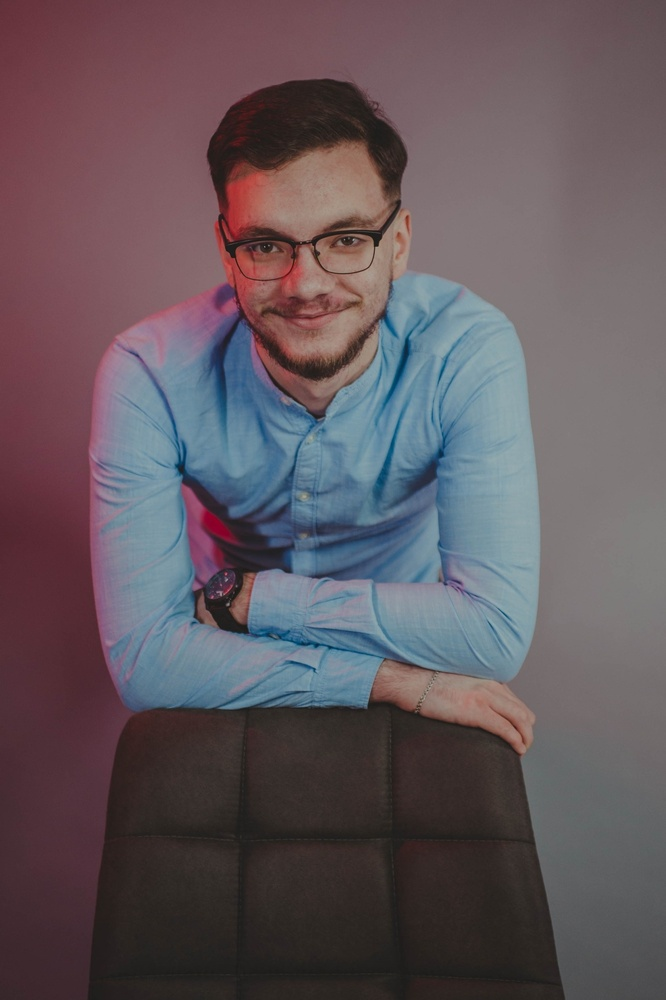
#> input picture images/andrei.jpg, 666 x 1000 px, shrunk from 1363 x 2048 before the run
$ python -i Tema2.py   (imports and definitions only)
#> lines starting #> are read from the running program, lines starting #| are printed output that depends on the picture; after the words box and inside, x2 and y2 are one past the last pixel; in counts of white or black regions, pixels touching at a corner belong together
#> further down, picture is the input picture: shape (1000, 666, 3); mean B, G, R 92.8, 86.9, 97.9
import numpy as np
import cv2
import pytesseract
from numpy import dot, exp, mgrid, pi, ravel, square, uint8, zeros
from itertools import product


class Tema2:

    def grayscale(self,image):
        # Transformam toti pixelii in pixeli gray
        r, g, b = image[:,:,0], image[:,:,1], image[:,:,2]
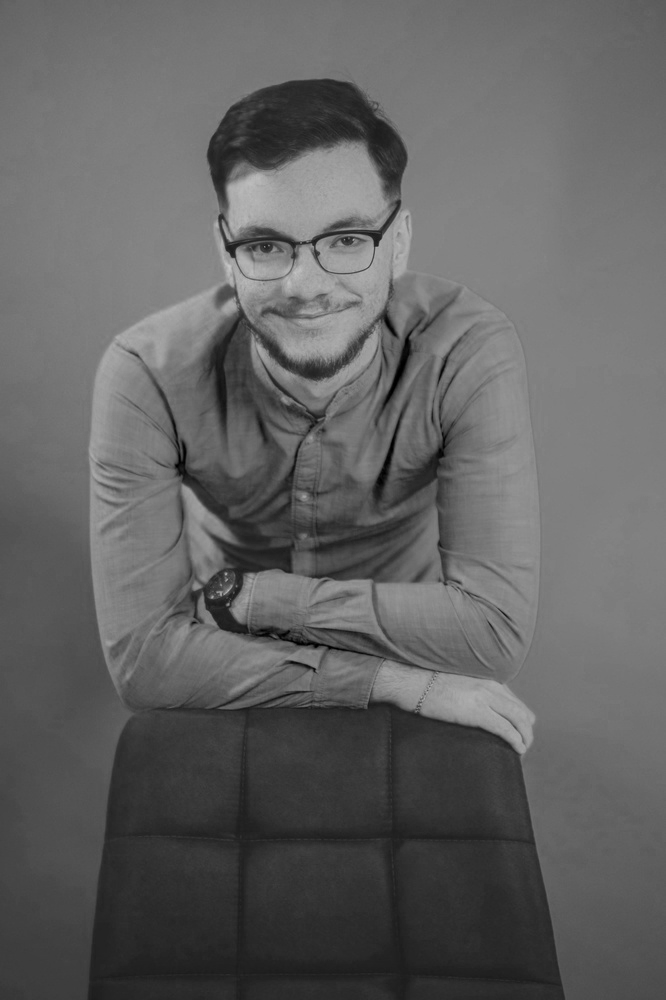
#> b: shape (1000, 666); min 0, max 199, mean 97.9
        gray = 0.2989 * r + 0.5870 * g + 0.1140 * b

        return gray


    def gen_gaussian_kernel(self, k_size, sigma):
        # Calculam kernelul gaussian conform teoriei
        # Sursa(1): https://pages.stat.wisc.edu/~mchung/teaching/MIA/reading/diffusion.gaussian.kernel.pdf
        center = k_size // 2
        x, y = mgrid[0 - center : k_size - center, 0 - center : k_size - center]
        g = 1 / (2 * pi * sigma) * exp(-(square(x) + square(y)) / (2 * square(sigma)))
        return g


    def gaussian_filter(self, image, k_size, sigma):
        # Extragem inaltime si latimea imaginii
#> called with k_size = 5, sigma = 0.8
        height, width = image.shape[0], image.shape[1]
#> height = 1000; width = 666

        # Calculam latimea si inaltime
        # Luand in considerare parametrul de nucleu furnizat
        dst_height = height - k_size + 1
#> dst_height = 996
        dst_width = width - k_size + 1
#> dst_width = 662

        # Construim imaginea conform teoriei
        image_array = zeros((dst_height * dst_width, k_size * k_size))
        row = 0
        for i, j in product(range(dst_height), range(dst_width)):
            window = ravel(image[i : i + k_size, j : j + k_size])
            image_array[row, :] = window
            row += 1
#> after the loop, row = 659352

        # Transformam kernelul intr-o forma (k patrat, 1)
        gaussian_kernel = self.gen_gaussian_kernel(k_size, sigma)
        filter_array = ravel(gaussian_kernel)

        # Facem produsul celor 2: imagine si filtrul
        # Facem reshape
        # Transformam rezultatul in 8 canale
        dst = dot(image_array, filter_array).reshape(dst_height, dst_width).astype(uint8)

        # Returnam
        return dst

    def blur(self, image):
        image = self.gaussian_filter(image, 5, sigma=0.8)

        return image

    def sobel(self, image):
        # Aplicam pe imagine grayscale
        # Apoi ii aplicam un gaussian blur
        # Aceste 2 operatii pentru netezirea imaginii
        image = self.blur(self.grayscale(image))

        # Initializm o matrice de convolutie
        # de marimea imaginii, dar cu pixelii setati pe 0
        convolved = np.zeros(image.shape)

        # Initializam 2 matrici
        # Una petru orizontal, una pentru vertical
        # Sursa(1): https://en.wikipedia.org/wiki/Sobel_operator
        # Sursa(2): Lab SPG
        G_x = np.zeros(image.shape)
        G_y = np.zeros(image.shape)

        # Extragem tuplul cu marimea imaginii
        size = image.shape
#> size = (996, 662)

        # Declaram la fel ca mai sus
        # 2 matrici orizontal, si vertical pentru kernenul filtrului
        # Sursa(1): Lab SPG
        # Sursa(2): Implementare matlab https://en.wikipedia.org/wiki/Sobel_operator
        kernel_x = np.array(([-1, 0, 1], [-2, 0, 2], [-1, 0, 1]))
        kernel_y = np.array(([-1, -2, -1], [0, 0, 0], [1, 2, 1]))


        # Completam matricile orizontale si verticale
        # Conform teoriei
        # https://en.wikipedia.org/wiki/Sobel_operator
        for i in range(1, size[0] - 1):
            for j in range(1, size[1] - 1):
                G_x[i, j] = np.sum(np.multiply(image[i - 1 : i + 2, j - 1 : j + 2], kernel_x))
                G_y[i, j] = np.sum(np.multiply(image[i - 1 : i + 2, j - 1 : j + 2], kernel_y))
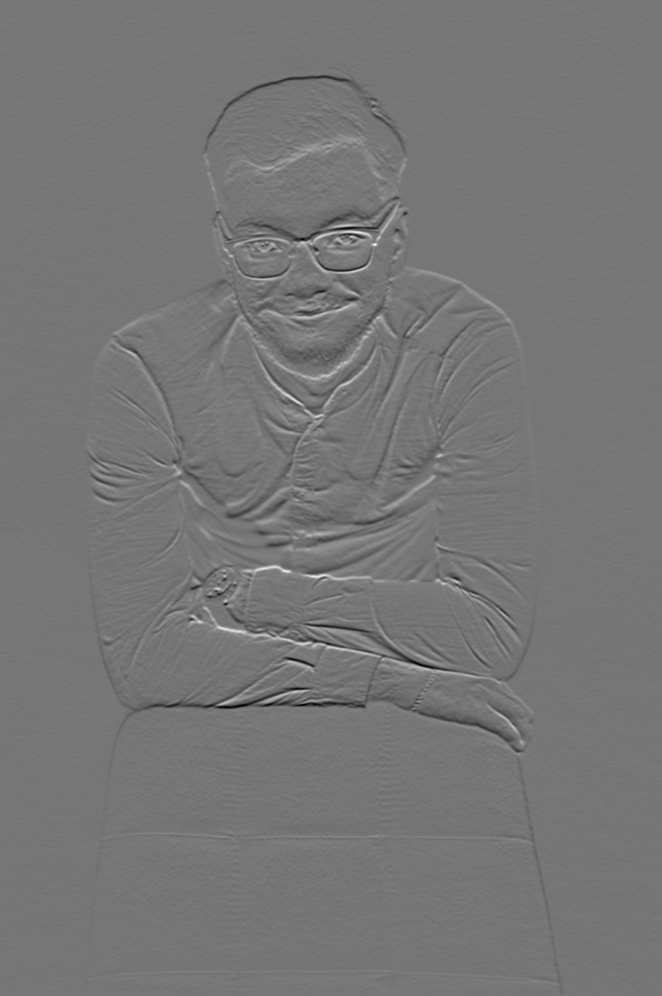
#> G_y: shape (996, 662) float64; min -210, max 242, mean -0.2; drawn with min black and max white

        # Pentru a forma imaginea la loc
        # Vom folosi operatia de convolutie conform teoriei
        convolved = np.sqrt(np.square(G_x) + np.square(G_y))
        convolved = np.multiply(convolved, 255.0 / convolved.max())

        angles = np.rad2deg(np.arctan2(G_y, G_x))
        angles[angles < 0] += 180
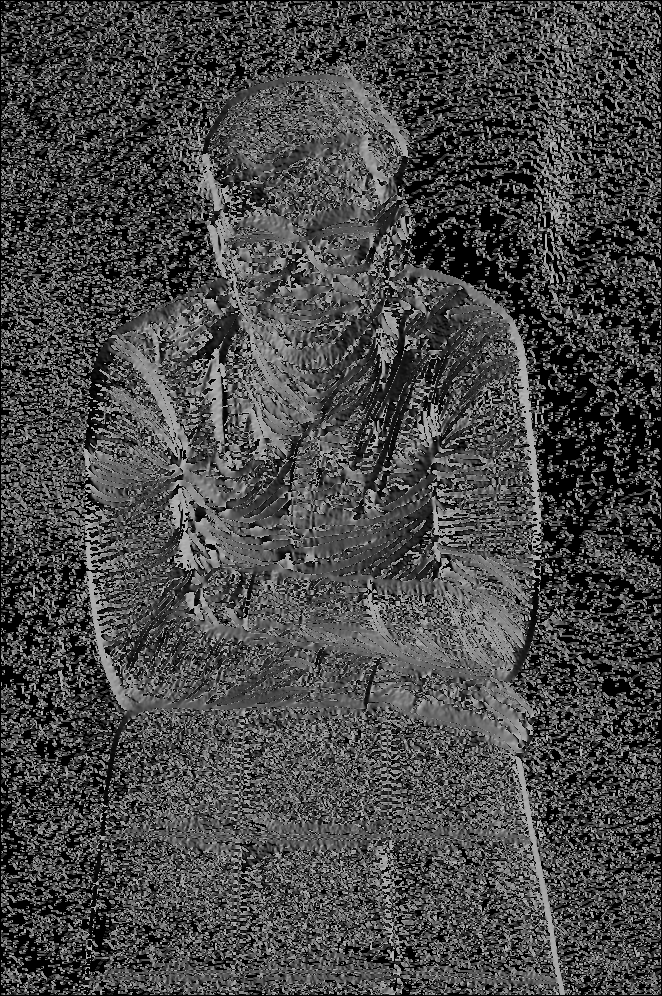
#> angles: shape (996, 662) float64; min 0, max 180, mean 72.4

        # Transformam imaginea in 8 canale
        convolved = convolved.astype('uint8')

        # Returnam imaginea si unghiurile
        return convolved, angles

    def nms(self, image, angles):
        # Extragem tuplul cu dimensiunile
        size = image.shape
#> size = (996, 662)

        # Initializam o matrice de
        # dimensiunea imaginii
        suppressed = np.zeros(size)

        # Iteram prin pixelii imaginii
        # Si incercam sa gasim
        for i in range(1, size[0] - 1):
            for j in range(1, size[1] - 1):
                if (0 <= angles[i, j] < 22.5) or (157.5 <= angles[i, j] <= 180):
                    value_to_compare = max(image[i, j - 1], image[i, j + 1])
                elif (22.5 <= angles[i, j] < 67.5):
                    value_to_compare = max(image[i - 1, j - 1], image[i + 1, j + 1])
                elif (67.5 <= angles[i, j] < 112.5):
                    value_to_compare = max(image[i - 1, j], image[i + 1, j])
                else:
                    value_to_compare = max(image[i + 1, j - 1], image[i - 1, j + 1])

                if image[i, j] >= value_to_compare:
                    suppressed[i, j] = image[i, j]
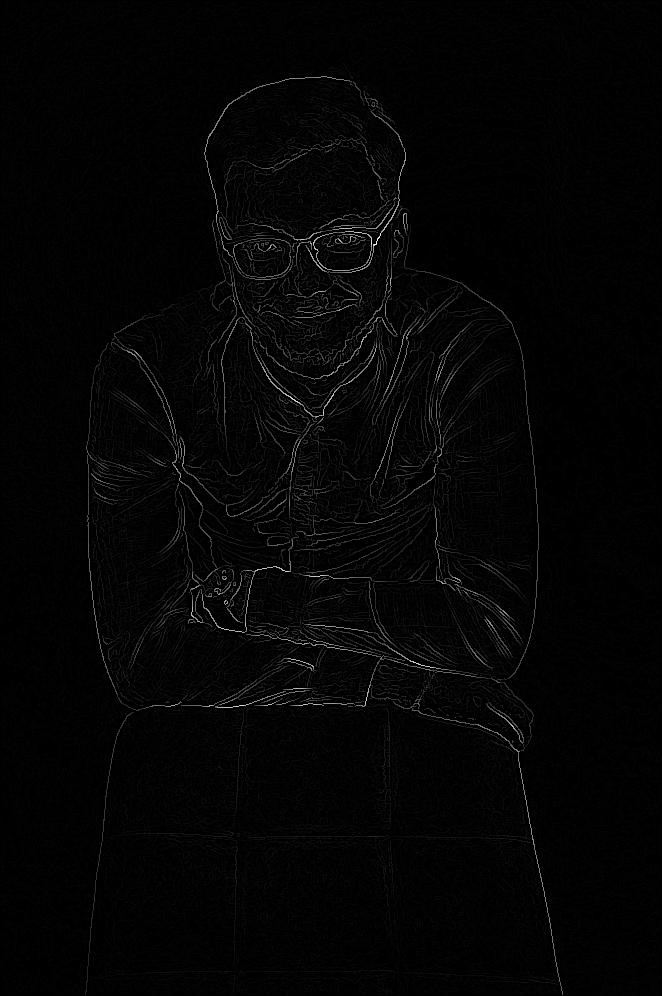
#> suppressed: shape (996, 662) float64; min 0, max 255, mean 4.2

        suppressed = np.multiply(suppressed, 255.0 / suppressed.max())


        return suppressed

    def double_threshold_hysteresis(self, image, low, high):
        # Definim tresholdul minim si maxim
#> called with low = 0, high = 50
        weak = 50
        strong = 255

        # Extragm tuplul cu dimensiunile imaginii
        size = image.shape
#> size = (996, 662)

        # Initializam rezultatul ca fiind o matrice
        # De dimensiunea imaginii initiale
        result = np.zeros(size)

        # Extragem edge-urile care se incadreaza la weak si storng
        weak_x, weak_y = np.where((image > low) & (image <= high))
        strong_x, strong_y = np.where(image >= high)
#> strong_x = 13137 values from 76 to 994; strong_y = 13137 values, max 562 at index 13133, min 86 at index 6534, mean 321.6

        # Setam in matricea rezultat
        # Calculele anterioare
        result[strong_x, strong_y] = strong
        result[weak_x, weak_y] = weak

        # Definim directiile orizontale si verticale
        dx = np.array((-1, -1, 0, 1, 1, 1, 0, -1))
        dy = np.array((0, 1, 1, 1, 0, -1, -1, -1))

        # Calculam edge-urile care raman in imagine
        while len(strong_x):
            x, y = strong_x[0], strong_y[0]
            strong_x, strong_y = np.delete(strong_x, 0), np.delete(strong_y, 0)
            for direction in range(len(dx)):
                new_x = x + dx[direction]
                new_y = y + dy[direction]
                if((new_x >= 0 & new_x < size[0] & new_y >= 0 & new_y < size[1]) and (result[new_x, new_y]  == weak)):
                    result[new_x, new_y] = strong
                    np.append(strong_x, new_x)
                    np.append(strong_y, new_y)
#> this loop made 13137 passes
#> (x, y) on passes 1 to 3: (76, 321), (76, 322), (76, 323)
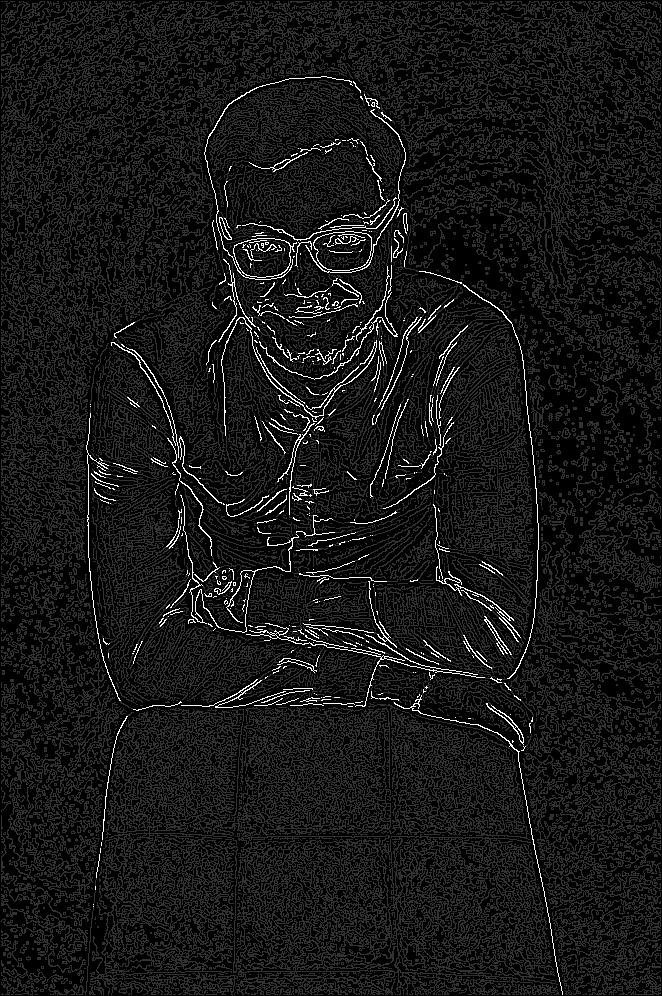
#> result: shape (996, 662) float64; min 0, max 255, mean 22.4
#> after the loop, strong_x = empty array; strong_y = empty array

        result[result != strong] = 0
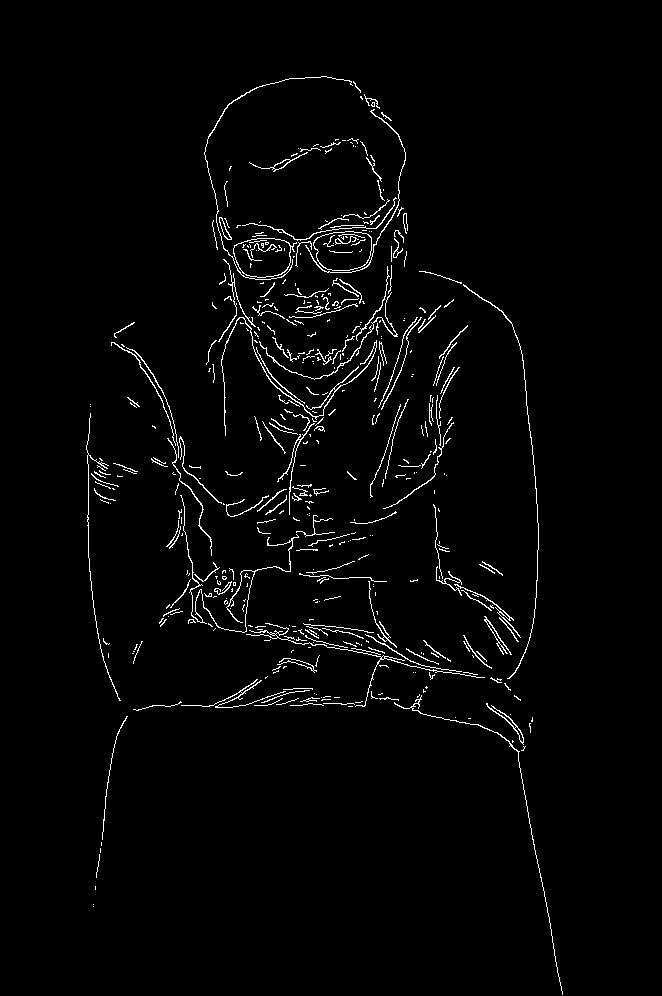
#> result: shape (996, 662) float64; 2.2% white in thin lines or dots, all inside (x1, y1, x2, y2) = (86, 76, 563, 995)
#> in inverse_image, `mask = np.full(image.shape, 255)`: mask: shape (996, 662) int64; every value is 255
        return result

    def canny(self, image, low, high):
        # Pentru a aplica filtrul CANNY
        # Trebuie sa urmam pasii de mai jos:

        # Aplicam sobel pe imagine
        image, angles = self.sobel(image)

        # Aplicam NMS (non-maxima supression)
        # Pentru a minimiza contururile ne-necesare
        image = self.nms(image, angles)

        # Aplicam Hysteresis thresholding
        # Pentru a netezi imaginea si a scoate in evidenta contururile
        image = self.double_threshold_hysteresis(image, low, high)

        return image


    # Paper: https://hackernoon.com/learn-k-means-clustering-by-quantizing-color-images-in-python
    # Reducerea culorilor folosind K-MEANS (BONUS)
    def reduce_colors(self,image, num_colors):

        # Convertim imaginea pentru cele 3 canale
#> called with num_colors = 16
        pixels = image.reshape(-1, 3).astype(np.float32)

        # Initializam clustere cu centre random
        indices = np.random.randint(0, pixels.shape[0], num_colors)
#> indices = [305711, 435829, 117952, 152315, 359783, 304137, 122579, 610581, 448242, 374564, 310744, 170584, 604474, 541377, 370775, 255653]
        centroids = pixels[indices]
#> centroids = 16 rows, first 8: [65, 55, 102], [152, 138, 132], [88, 81, 124], [120, 118, 130], [164, 152, 124], [79, 48, 9], [82, 74, 121], [41, 45, 50]

        # Repeteam algoritmul pana converge conform teoriei
        for _ in range(10):
            # Calculam pentru fiecare pixel distanta folosind formula din paper
            # Pentru fiecare pixel ii asignam cel mai apropait centru
            distances = np.sqrt(((pixels - centroids[:, np.newaxis])**2).sum(axis=2))
            closest_centroids = np.argmin(distances, axis=0)

            # Actualizam centrele
            for i in range(num_colors):
                points = pixels[closest_centroids == i]
                if len(points) != 0:
                    centroids[i] = points.mean(axis=0)
#> after the loop, centroids = 16 rows, first 8: [66.59, 58.06, 108.4], [148.5, 126.2, 92.11], [91.18, 84.01, 120.7], [117.1, 123.1, 158.5], [158.6, 141.7, 114.6], [103.7, 73.05, 41.6], [78.09, 72.07, 123.1], [42.98, 43.9, 55.38]

        # Inlocuim fiecare pixel cu centrul respectiv
        # Apoi convertim la 8canale
        new_pixels = centroids[closest_centroids]
        new_pixels = new_pixels.reshape(image.shape)

        return new_pixels.astype(np.uint8)
#> returned value: shape (1000, 666, 3)

    def inverse_image(self, image):
        # Cream masca
        mask = np.full(image.shape, 255)

        # Aplicam masca pe imagine
        mod_img = mask - image

        return mod_img.astype(np.uint8)

    def combine_images(self, image1, image2):
        # Combinarea imaginilor se face prin metoda de blending
        new_image = np.zeros([image1.shape[0], image1.shape[1], 3], dtype=np.uint8)
#> new_image: shape (996, 662, 3); every value is 0

        # Iteram prin toti pixelii
        # Si daca avem in imaginea canny pixel negru
        # Il scriem
        # Daca nu, scriem pixelul din imaginea principala
        for y in range(image1.shape[0]):
            for x in range(image1.shape[1]):
                if(image1[y,x] == 0):
                    new_image[y,x] = 0
                else:
                    new_image[y,x] = image2[y,x]
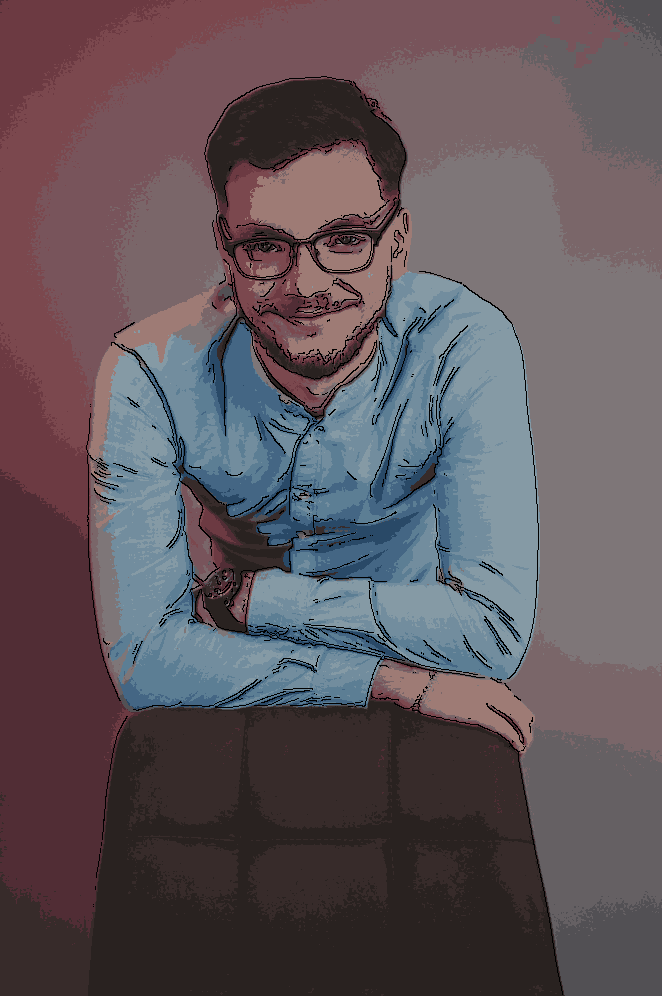
#> new_image: shape (996, 662, 3); mean of channels 0, 1, 2 90.1, 84.5, 95.3; drawn as B, G, R
        return new_image


    def median_filter(self, data, filter_size):
        return data

    def solve_homework(self, image, show=True):
        # Generam imaginea folosind canny
        canny_image = self.canny(image, 0, 50)

        # Inversam culorile
        canny_image = self.inverse_image(canny_image)

        # Setam sa fie pe 8 canale
        # Ca sa arate bine pe imshow
        canny_image = canny_image.astype(np.uint8)

        reduced_image = self.reduce_colors(image, 16)

        # TODO: Filtru Median
        median_filter = self.median_filter(reduced_image, 3)

        # Combinam cele 2 imagini construite
        combined_images = self.combine_images(canny_image, median_filter)

        if show:
            cv2.imshow("Image", image)
            cv2.waitKey(0)

            cv2.imshow("Combined", combined_images)
            cv2.waitKey(0)

            cv2.imshow("Canny Image", canny_image)
            cv2.waitKey(0)

            cv2.imshow("Reduced Image", reduced_image)
            cv2.waitKey(0)

        return combined_images

>>> import cv2
>>> picture = cv2.imread('images/andrei.jpg')
>>> result = Tema2().solve_homework(picture)
